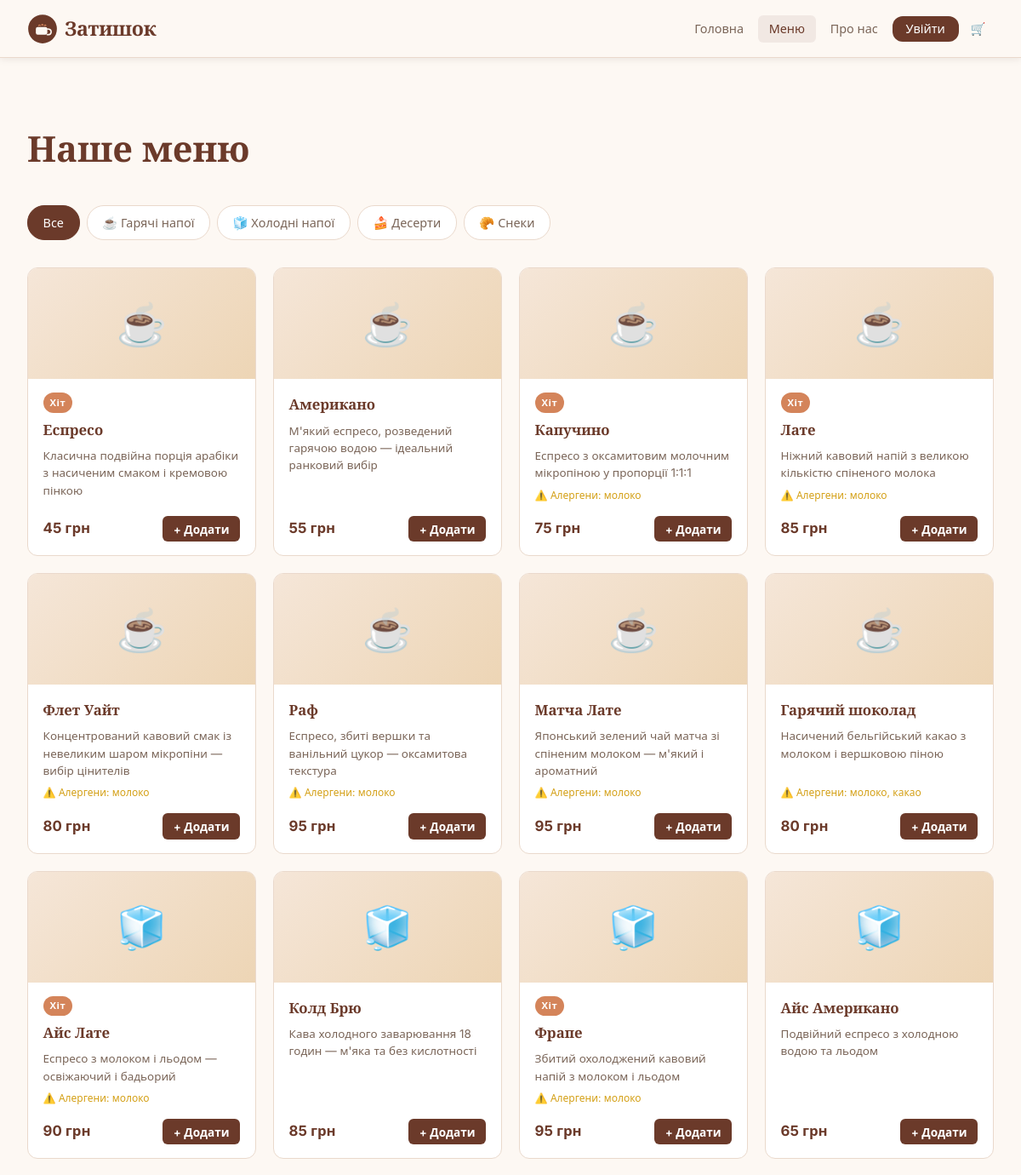
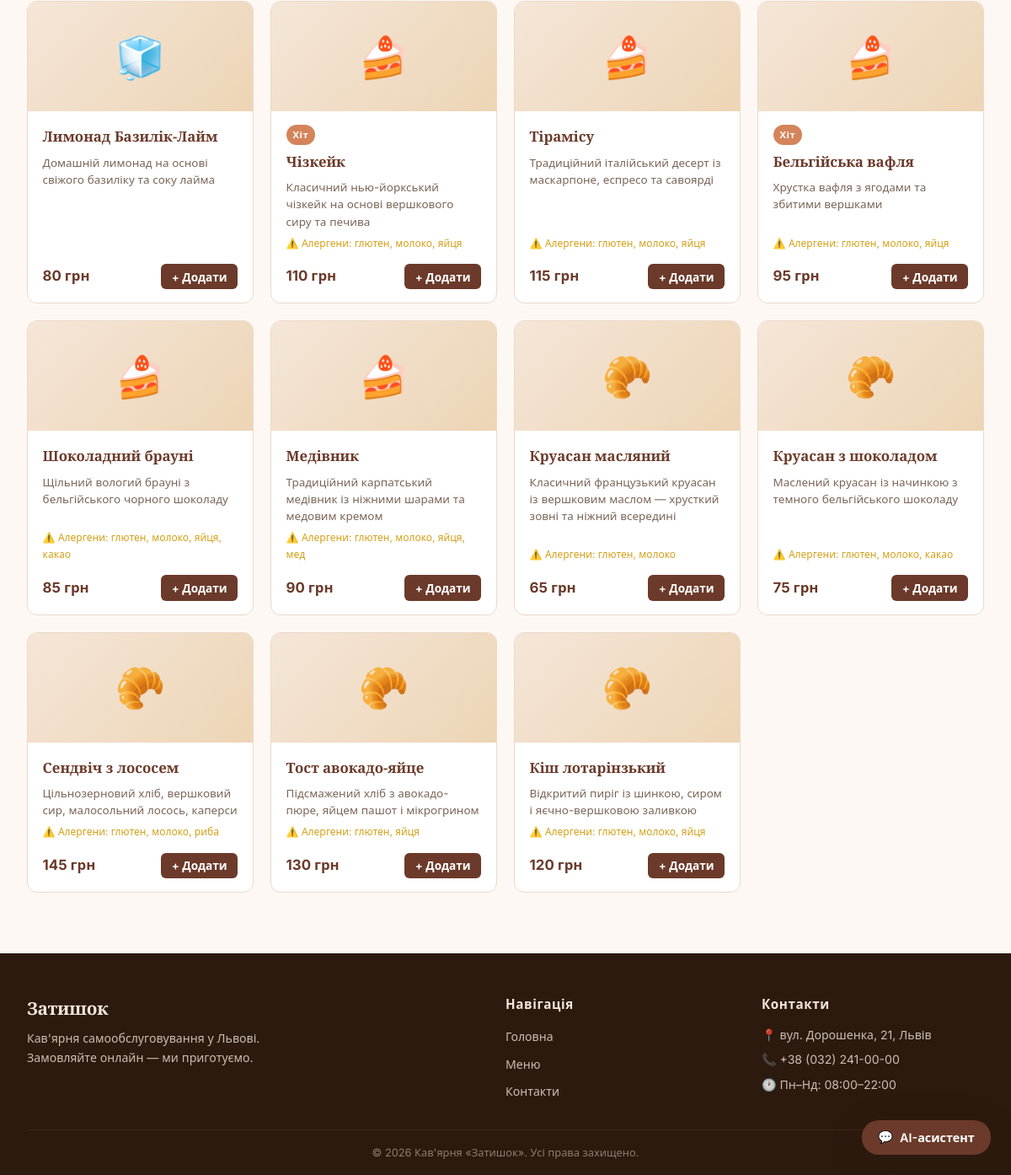
The page /menu on the database its author committed (2 pictures, top to bottom).
### models.py (models this page shows, shortened)
class Category(db.Model):
    __tablename__ = 'categories'
    id = db.Column(db.Integer, primary_key=True)
    name = db.Column(db.String(100), nullable=False)
    slug = db.Column(db.String(100), unique=True, nullable=False)
    icon = db.Column(db.String(50), default='☕')
    products = db.relationship('Product', backref='category', lazy=True)

class Product(db.Model):
    __tablename__ = 'products'
    id = db.Column(db.Integer, primary_key=True)
    name = db.Column(db.String(150), nullable=False)
    description = db.Column(db.Text, nullable=False)
    price = db.Column(db.Float, nullable=False)
    category_id = db.Column(db.Integer, db.ForeignKey('categories.id'), nullable=False)
    image = db.Column(db.String(200), default='placeholder.svg')
    available = db.Column(db.Boolean, default=True)
    is_popular = db.Column(db.Boolean, default=False)
    is_cold = db.Column(db.Boolean, default=False)  # для погодного блоку
    allergens = db.Column(db.String(300), default='')
    created_at = db.Column(db.DateTime, default=datetime.utcnow)

### app.py (the view)
@app.route('/menu')
def menu():
    categories = Category.query.all()
    selected = request.args.get('category', 'all')
    if selected == 'all':
        products = Product.query.filter_by(available=True).all()
    else:
        cat = Category.query.filter_by(slug=selected).first_or_404()
        products = Product.query.filter_by(category_id=cat.id, available=True).all()
    cart = get_cart()
    return render_template(
        'menu.html',
        categories=categories,
        products=products,
        selected=selected,
        cart_count=sum(i['quantity'] for i in cart.values()),
    )

### app.py (called while the page is built)
@app.before_request
def make_session_permanent():
    session.permanent = True

def get_cart():
    return session.get('cart', {})

### templates/menu.html (shortened to what this page needs)
{% extends 'base.html' %}
{% block content %}
<section class="section">
  <div class="container">
    <h1 class="page-title">Наше меню</h1>
    <div class="category-tabs" role="tablist">
      <a href="{{ url_for('menu', category='all') }}"
         class="tab-btn {{ 'tab-btn--active' if selected == 'all' }}"
         role="tab">Все</a>
      {% for cat in categories %}
        <a href="{{ url_for('menu', category=cat.slug) }}"
           class="tab-btn {{ 'tab-btn--active' if selected == cat.slug }}"
           role="tab">{{ cat.icon }} {{ cat.name }}</a>
      {% endfor %}
    </div>
    <div class="products-grid" id="menu-grid">
      {% for p in products %}
        <div class="product-card" data-category="{{ p.category.slug }}">
          <div class="product-img">{{ p.category.icon }}</div>
          <div class="product-body">
            {% if p.is_popular %}<span class="product-badge">Хіт</span>{% endif %}
            <h2 class="product-name">{{ p.name }}</h2>
            <p class="product-desc">{{ p.description }}</p>
            {% if p.allergens %}
              <p class="product-allergens">⚠️ Алергени: {{ p.allergens }}</p>
            {% endif %}
            <div class="product-footer">
              <span class="product-price">{{ p.price|int }} грн</span>
              <button class="btn btn--sm btn--primary add-to-cart"
                      data-id="{{ p.id }}"
                      data-name="{{ p.name }}">
                + Додати
              </button>
            </div>
          </div>
        </div>
      {% else %}
        <p class="empty-state">У цій категорії поки немає позицій.</p>
      {% endfor %}
    </div>
  </div>
</section>
{% endblock %}

### templates/base.html (shortened to what this page needs)
<!DOCTYPE html>
<html lang="uk">
<head>
  <link rel="stylesheet" href="{{ url_for('static', filename='css/style.css') }}">
</head>
<body>
<header class="site-header">
  <nav class="navbar">
    <a href="{{ url_for('index') }}" class="nav-logo">
      <img src="{{ url_for('static', filename='img/logo.svg') }}" alt="Затишок" class="logo-img">
      <span class="logo-text">Затишок</span>
    </a>
    <ul class="nav-links" id="nav-links">
      <li><a href="{{ url_for('index') }}" class="{{ 'active' if request.endpoint == 'index' }}">Головна</a></li>
      <li><a href="{{ url_for('menu') }}"  class="{{ 'active' if request.endpoint == 'menu' }}">Меню</a></li>
      <li><a href="{{ url_for('about') }}" class="{{ 'active' if request.endpoint == 'about' }}">Про нас</a></li>
      {% if session.get('user_id') %}
        <li><a href="{{ url_for('profile') }}" class="{{ 'active' if request.endpoint == 'profile' }}">Кабінет</a></li>
        {% if session.get('user_role') == 'admin' %}
          <li><a href="{{ url_for('admin_dashboard') }}" class="nav-admin">Адмін</a></li>
        {% endif %}
        <li><a href="{{ url_for('logout') }}" class="nav-btn nav-btn--outline">Вийти</a></li>
      {% else %}
        <li><a href="{{ url_for('login') }}" class="nav-btn">Увійти</a></li>
      {% endif %}
      <li>
        <a href="{{ url_for('cart') }}" class="cart-icon" aria-label="Кошик">
          🛒 <span class="cart-badge {% if cart_count == 0 %}hidden{% endif %}" id="cart-badge">{{ cart_count }}</span>
        </a>
      </li>
    </ul>
  </nav>
</header>
<main class="main-content">
  {% block content %}{% endblock %}
</main>
<footer class="site-footer">
  <div class="container">
    <div class="footer-grid">
      <div class="footer-brand">
        <span class="logo-text">Затишок</span>
        <p>Кав'ярня самообслуговування у Львові.<br>Замовляйте онлайн — ми приготуємо.</p>
      </div>
      <div class="footer-links">
        <h4>Навігація</h4>
        <ul>
          <li><a href="{{ url_for('index') }}">Головна</a></li>
          <li><a href="{{ url_for('menu') }}">Меню</a></li>
          <li><a href="{{ url_for('about') }}">Контакти</a></li>
        </ul>
      </div>
      <div class="footer-contacts">
        <h4>Контакти</h4>
        <p>📍 вул. Дорошенка, 21, Львів</p>
        <p>📞 +38 (032) 241-00-00</p>
        <p>🕐 Пн–Нд: 08:00–22:00</p>
      </div>
    </div>
    <div class="footer-bottom">
      <p>© 2026 Кав'ярня «Затишок». Усі права захищено.</p>
    </div>
  </div>
</footer>
<div class="chatbot-wrapper" id="chatbot-wrapper">
  <button class="chatbot-toggle" id="chatbot-toggle" aria-label="Відкрити AI-асистент">
    💬 <span class="chatbot-toggle-label">AI-асистент</span>
  </button>
</div>
</body>
</html>

### rows shown on the page
Category: icon "☕", name "Гарячі напої"
Category: icon "🧊", name "Холодні напої"
Category: icon "🍰", name "Десерти"
Category: icon "🥐", name "Снеки"
Product: category.icon "☕", is_popular "Хіт", name "Еспресо", description "Класична подвійна порція арабіки з насиченим смаком і кремовою пінкою", price "45"
Product: category.icon "☕", name "Американо", description "М'який еспресо, розведений гарячою водою — ідеальний ранковий вибір", price "55"
Product: category.icon "☕", is_popular "Хіт", name "Капучино", description "Еспресо з оксамитовим молочним мікропіною у пропорції 1:1:1", allergens "молоко", price "75"
Product: category.icon "☕", is_popular "Хіт", name "Лате", description "Ніжний кавовий напій з великою кількістю спіненого молока", allergens "молоко", price "85"
Product: category.icon "☕", name "Флет Уайт", description "Концентрований кавовий смак із невеликим шаром мікропіни — вибір цінителів", allergens "молоко", price "80"
Product: category.icon "☕", name "Раф", description "Еспресо, збиті вершки та ванільний цукор — оксамитова текстура", allergens "молоко", price "95"
Product: category.icon "☕", name "Матча Лате", description "Японський зелений чай матча зі спіненим молоком — м'який і ароматний", allergens "молоко", price "95"
Product: category.icon "☕", name "Гарячий шоколад", description "Насичений бельгійський какао з молоком і вершковою піною", allergens "молоко, какао", price "80"
Product: category.icon "🧊", is_popular "Хіт", name "Айс Лате", description "Еспресо з молоком і льодом — освіжаючий і бадьорий", allergens "молоко", price "90"
Product: category.icon "🧊", name "Колд Брю", description "Кава холодного заварювання 18 годин — м'яка та без кислотності", price "85"
Product: category.icon "🧊", is_popular "Хіт", name "Фрапе", description "Збитий охолоджений кавовий напій з молоком і льодом", allergens "молоко", price "95"
Product: category.icon "🧊", name "Айс Американо", description "Подвійний еспресо з холодною водою та льодом", price "65"
Product: category.icon "🧊", name "Лимонад Базилік-Лайм", description "Домашній лимонад на основі свіжого базиліку та соку лайма", price "80"
Product: category.icon "🍰", is_popular "Хіт", name "Чізкейк", description "Класичний нью-йоркський чізкейк на основі вершкового сиру та печива", allergens "глютен, молоко, яйця", price "110"
Product: category.icon "🍰", name "Тірамісу", description "Традиційний італійський десерт із маскарпоне, еспресо та савоярді", allergens "глютен, молоко, яйця", price "115"
Product: category.icon "🍰", is_popular "Хіт", name "Бельгійська вафля", description "Хрустка вафля з ягодами та збитими вершками", allergens "глютен, молоко, яйця", price "95"
Product: category.icon "🍰", name "Шоколадний брауні", description "Щільний вологий брауні з бельгійського чорного шоколаду", allergens "глютен, молоко, яйця, какао", price "85"
Product: category.icon "🍰", name "Медівник", description "Традиційний карпатський медівник із ніжними шарами та медовим кремом", allergens "глютен, молоко, яйця, мед", price "90"
Product: category.icon "🥐", name "Круасан масляний", description "Класичний французький круасан із вершковим маслом — хрусткий зовні та ніжний всередині", allergens "глютен, молоко", price "65"
Product: category.icon "🥐", name "Круасан з шоколадом", description "Маслений круасан із начинкою з темного бельгійського шоколаду", allergens "глютен, молоко, какао", price "75"
Product: category.icon "🥐", name "Сендвіч з лососем", description "Цільнозерновий хліб, вершковий сир, малосольний лосось, каперси", allergens "глютен, молоко, риба", price "145"
Product: category.icon "🥐", name "Тост авокадо-яйце", description "Підсмажений хліб з авокадо-пюре, яйцем пашот і мікрогрином", allergens "глютен, яйця", price "130"
Product: category.icon "🥐", name "Кіш лотарінзький", description "Відкритий пиріг із шинкою, сиром і яєчно-вершковою заливкою", allergens "глютен, молоко, яйця", price "120"
